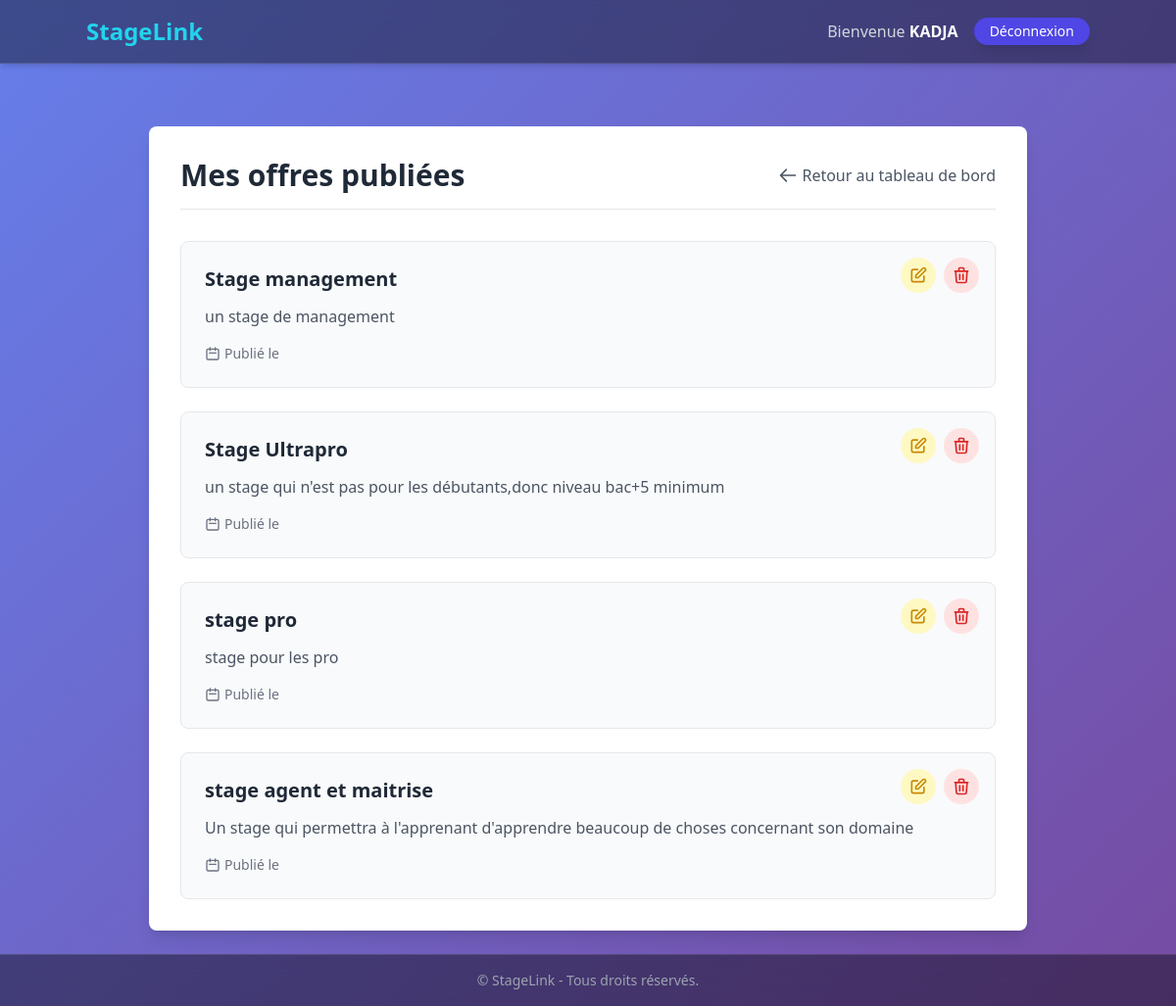
The page /entreprise/mes-offres/ (signed in) on the database its author committed.
### accounts/models.py (models this page shows, shortened)
class CustomUser(AbstractBaseUser, PermissionsMixin):
    email = models.EmailField(unique=True)
    username = models.CharField(max_length=255, unique=True)
    user_type = models.CharField(
        max_length=20,
        choices=[('etudiant', 'Étudiant'), ('entreprise', 'Entreprise')],
        default='etudiant'
    )
    is_active = models.BooleanField(default=True)
    is_staff = models.BooleanField(default=False)
    objects = CustomUserManager()
    USERNAME_FIELD = 'email'
    REQUIRED_FIELDS = ['username']

### entreprises/models.py (models this page shows, shortened)
class Offre(models.Model):
    entreprise = models.ForeignKey(Entreprise, on_delete=models.CASCADE, related_name='offres')
    titre = models.CharField(max_length=200)
    description = models.TextField()
    lieu = models.CharField(max_length=100)
    duree = models.CharField(max_length=50)
    date_limite = models.DateField()
    date_creation = models.DateTimeField(default=timezone.now)

### entreprises/views.py (the view)
# urls.py: path('mes-offres/', views.mes_offres, name='mes_offres'),
@login_required
def mes_offres(request):
    entreprise = request.user.entreprise  # Assure-toi que l'utilisateur a un profil entreprise
    offres = Offre.objects.filter(entreprise=entreprise).order_by('-date_creation')
    return render(request, 'entreprises/mes_offres.html', {'offres': offres})

### entreprises/templates/entreprises/mes_offres.html (shortened to what this page needs)
{% extends 'base.html' %}
{% block content %}
<div class="max-w-4xl mx-auto p-8 bg-white shadow-lg rounded-lg mt-10">
  <div class="flex justify-between items-center mb-8 border-b pb-4">
    <h2 class="text-3xl font-bold text-gray-800">Mes offres publiées</h2>
    <a href="{% url 'tableau_de_bord_entreprise' %}" class="flex items-center text-gray-600 hover:text-gray-800">
      <svg xmlns="http://www.w3.org/2000/svg" class="h-5 w-5 mr-1" fill="none" viewBox="0 0 24 24" stroke="currentColor">
        <path stroke-linecap="round" stroke-linejoin="round" stroke-width="2" d="M10 19l-7-7m0 0l7-7m-7 7h18" />
      </svg>
      Retour au tableau de bord
    </a>
  </div>
  {% if offres %}
    <div class="grid grid-cols-1 gap-6">
      {% for offre in offres %}
        <div class="border border-gray-200 rounded-lg p-6 bg-gray-50 hover:shadow-md transition duration-300 relative">
          <div class="absolute top-4 right-4 flex space-x-2">
            <a href="{% url 'modifier_offre' offre.id %}" class="text-yellow-600 hover:text-yellow-800 bg-yellow-100 p-2 rounded-full hover:bg-yellow-200 transition duration-300">
              <svg xmlns="http://www.w3.org/2000/svg" class="h-5 w-5" fill="none" viewBox="0 0 24 24" stroke="currentColor">
                <path stroke-linecap="round" stroke-linejoin="round" stroke-width="2" d="M11 5H6a2 2 0 00-2 2v11a2 2 0 002 2h11a2 2 0 002-2v-5m-1.414-9.414a2 2 0 112.828 2.828L11.828 15H9v-2.828l8.586-8.586z" />
              </svg>
            </a>
            <a href="{% url 'supprimer_offre' offre.id %}" class="text-red-600 hover:text-red-800 bg-red-100 p-2 rounded-full hover:bg-red-200 transition duration-300">
              <svg xmlns="http://www.w3.org/2000/svg" class="h-5 w-5" fill="none" viewBox="0 0 24 24" stroke="currentColor">
                <path stroke-linecap="round" stroke-linejoin="round" stroke-width="2" d="M19 7l-.867 12.142A2 2 0 0116.138 21H7.862a2 2 0 01-1.995-1.858L5 7m5 4v6m4-6v6m1-10V4a1 1 0 00-1-1h-4a1 1 0 00-1 1v3M4 7h16" />
              </svg>
            </a>
          </div>
          <h3 class="text-xl font-bold text-gray-800 mb-3">{{ offre.titre }}</h3>
          <p class="text-gray-600 mb-4">{{ offre.description|truncatewords:30 }}</p>
          <div class="flex items-center text-gray-500 text-sm">
            <svg xmlns="http://www.w3.org/2000/svg" class="h-4 w-4 mr-1" fill="none" viewBox="0 0 24 24" stroke="currentColor">
              <path stroke-linecap="round" stroke-linejoin="round" stroke-width="2" d="M8 7V3m8 4V3m-9 8h10M5 21h14a2 2 0 002-2V7a2 2 0 00-2-2H5a2 2 0 00-2 2v12a2 2 0 002 2z" />
            </svg>
            Publié le {{ offre.date_publication|date:"d/m/Y" }}
          </div>
        </div>
      {% endfor %}
    </div>
  {% endif %}
</div>
{% endblock %}

### templates/base.html (shortened to what this page needs)
<!DOCTYPE html>
<html lang="fr">
<head>
    <script src="https://cdn.tailwindcss.com"></script>
</head>
<body class="min-h-screen flex flex-col" style="background: linear-gradient(135deg, #667eea 0%, #764ba2 100%);">
    {% load widget_tweaks %}
    <nav class="p-4 shadow-md" style="background: rgba(0, 0, 0, 0.4); backdrop-filter: blur(10px); -webkit-backdrop-filter: blur(10px); border-bottom: 1px solid rgba(255, 255, 255, 0.1);">
        <div class="container mx-auto flex justify-between items-center">
            <a href="#" class="text-2xl font-bold text-cyan-400 hover:text-cyan-300 transition">
                StageLink
            </a>
            <div class="flex items-center space-x-4">
                {% if user.is_authenticated %}
                    <span class="text-gray-300">Bienvenue <strong class="text-white">{{ user.username }}</strong></span>
                    <form method="post" action="{% url 'logout' %}" class="inline">
                        <button type="submit" class="bg-indigo-600 hover:bg-indigo-700 text-white px-4 py-1 rounded-full text-sm transition shadow-lg hover:shadow-xl">
                            Déconnexion
                        </button>
                    </form>
                {% endif %}
            </div>
        </div>
    </nav>
    <main class="flex-grow container mx-auto p-6">
        {% block content %}
        {% endblock %}
    </main>
    <footer class="text-center p-4 text-sm" style="background: rgba(0, 0, 0, 0.4); backdrop-filter: blur(10px); -webkit-backdrop-filter: blur(10px); border-top: 1px solid rgba(255, 255, 255, 0.1);">
        <span class="text-gray-400">© {{ now|date:"Y" }} StageLink - Tous droits réservés.</span>
    </footer>
</body>
</html>

### rows shown on the page
CustomUser: username "KADJA"
Offre: titre "Stage management", description "un stage de management"
Offre: titre "Stage Ultrapro", description "un stage qui n'est pas pour les débutants,donc niveau bac+5 minimum"
Offre: titre "stage pro", description "stage pour les pro"
Offre: titre "stage agent et maitrise", description "Un stage qui permettra à l'apprenant d'apprendre beaucoup de choses concernant son domaine"
